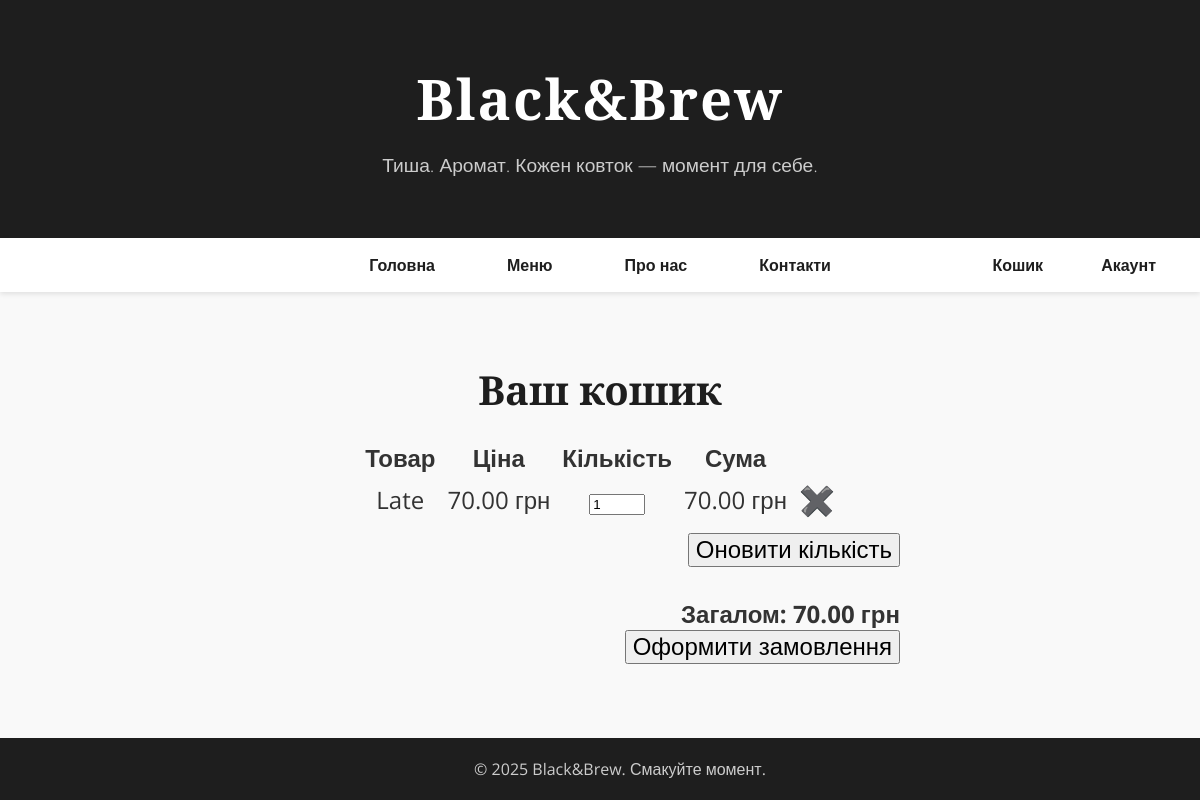
The app's page /cart/ (signed in) with its own data.
### cart/models.py (models this page shows, shortened)
class CartItem(models.Model):
    user = models.ForeignKey(settings.AUTH_USER_MODEL, null=True, blank=True, on_delete=models.SET_NULL)
    session_key = models.CharField(max_length=40, blank=True)
    product = models.ForeignKey(Product, on_delete=models.CASCADE)
    quantity = models.PositiveIntegerField(default=1)
    created_at = models.DateTimeField(auto_now_add=True)

class Product(models.Model):
    name = models.CharField(max_length=100)
    price = models.DecimalField(max_digits=6, decimal_places=2)

### cart/views.py (the view)
# urls.py: path('', views.cart_detail, name='detail'),
def cart_detail(request):
    if request.user.is_authenticated:
        items = CartItem.objects.filter(user=request.user)
    else:
        session_key = _get_session_key(request)
        items = CartItem.objects.filter(session_key=session_key)
    for item in items:
        item.total_price = item.product.price * item.quantity
    total = sum(item.total_price for item in items)
    return render(request, 'cart/detail.html', {
        'items': items,
        'total': total,
    })

### templates/cart/detail.html (shortened to what this page needs)
{% extends 'cart/base.html' %}
{% block content %}
  <h2>Ваш кошик</h2>
  {% if items %}
    <form method="post" action="{% url 'cart:cart_update_quantity' %}">
      <table>
        <thead>
          <tr>
            <th>Товар</th>
            <th>Ціна</th>
            <th>Кількість</th>
            <th>Сума</th>
            <th></th>
          </tr>
        </thead>
        <tbody>
          {% for ci in items %}
            <tr>
              <td>{{ ci.product.name }}</td>
              <td>{{ ci.product.price }} грн</td>
              <td>
                <input type="number" name="quantities_{{ ci.id }}" value="{{ ci.quantity }}" min="1" max="99">
              </td>
              <td>{{ ci.total_price }} грн</td>
              <td><a href="{% url 'cart:cart_remove' ci.id %}" class="cart-remove">✖️</a>
            </tr>
          {% endfor %}
        </tbody>
      </table>
      <div class="cart-update-btn">
        <button type="submit">Оновити кількість</button>
      </div>
    </form>
    <div class="cart-order-btn">
    <p><strong>Загалом: {{ total }} грн</strong></p>
    <form action="{% url 'cart:checkout' %}" method="get">
        <button type="submit">Оформити замовлення</button>
    </form>
    </div>
  {% else %}
    <p>Кошик порожній.</p>
  {% endif %}
{% endblock %}

### templates/cart/base.html (style rules this page uses)
body { font-family: 'Open Sans', sans-serif; margin:0; padding:0; background:#f9f9f9; color:#333; }
h2 { font-family:'Playfair Display', serif; font-size:2.5em; margin-bottom:20px; color:#1e1e1e; }
table { font-size:1.5em; margin:10px auto; }
table th, table td { padding: 2px 5px; }
.cart-remove { color: #1e1e1e; text-decoration: none; font-size: 1.2em; }
button { margin:10px auto; font-size:1.5em; margin:0px auto; }
.cart-update-btn { text-align: right; margin-top: 10px; }
p { font-size:1.5em; margin:0px auto; }
.cart-order-btn { text-align: right; margin-top: 30px; }

### records on screen
CartItem: product.name "Late", product.price "70.00", quantity "1", total_price "70.00"

### other values on screen
{{ total }} "70.00"
